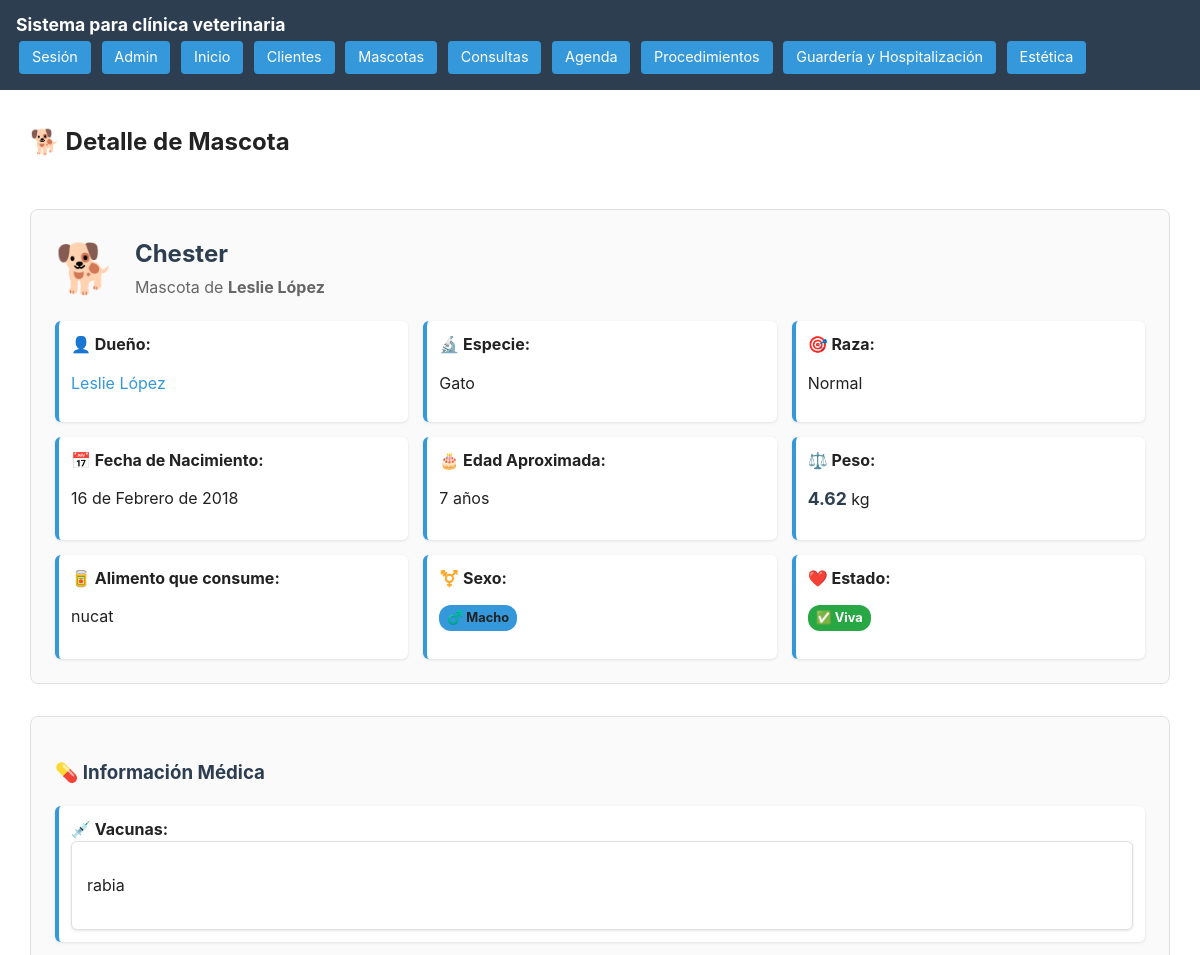
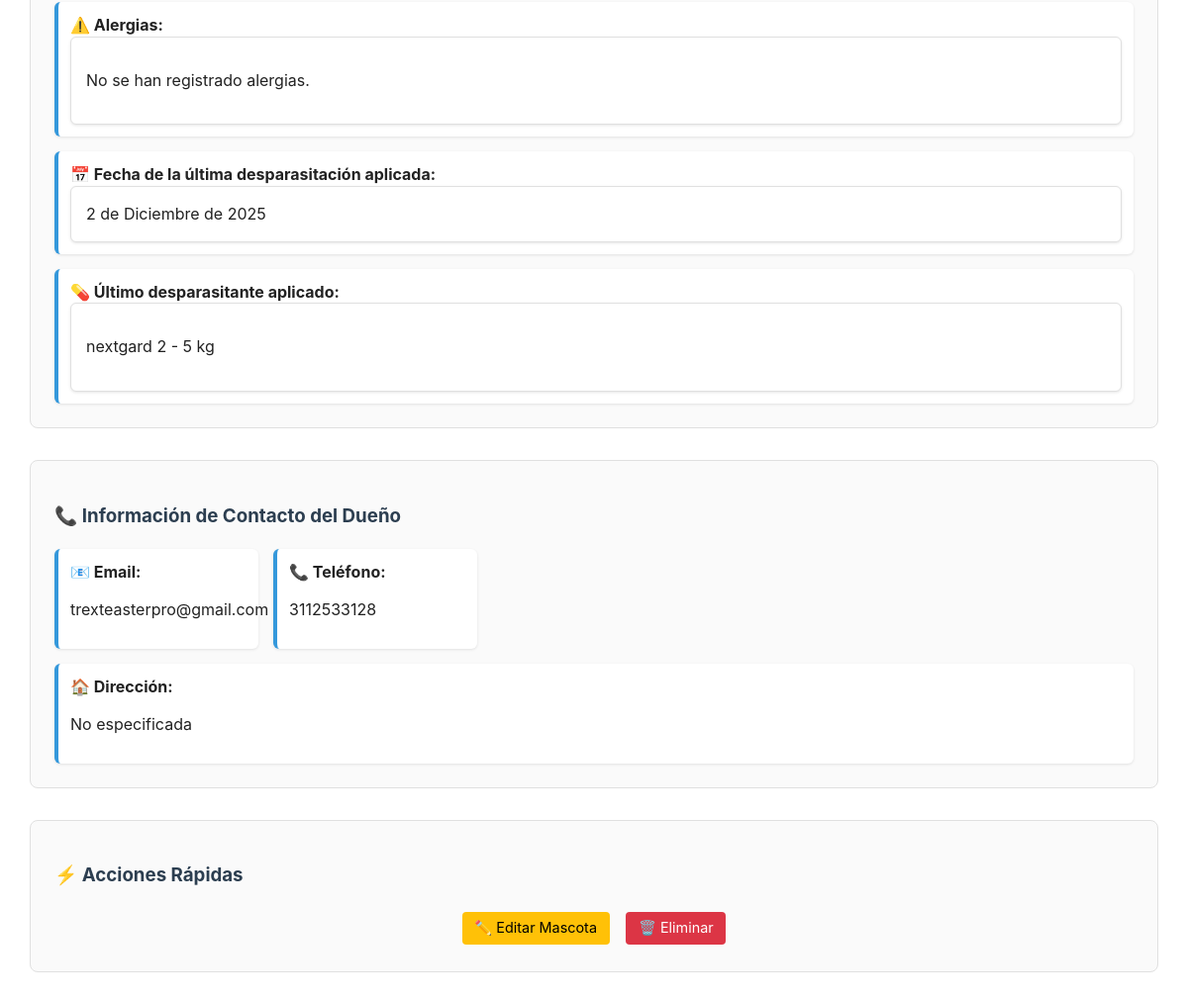
/mascota/1/ (signed in), run on the app's committed database (2 pictures, top to bottom).
### ClientesMascotas/models.py (models this page shows)
class Mascotas(models.Model):
    SEXOS = [
        ('macho', 'macho'),
        ('hembra', 'hembra'),
    ]
    cliente = models.ForeignKey(Clientes, on_delete=models.CASCADE)
    nombre = models.CharField(max_length=255)
    especie = models.CharField(max_length=255)
    raza = models.CharField(max_length=255)
    fechaNacimiento = models.DateField()
    peso = models.FloatField()
    vacunas = models.TextField(blank=True)
    ultimaDesparasitacion = models.DateField(blank= True, null=True)
    ultimoDesparasitante = models.TextField(blank=True)
    alergias = models.TextField(blank=True)
    vive = models.BooleanField(default=True)
    sexo = models.CharField(
        max_length=20,
        choices=SEXOS,
        default='macho'  # puedes poner un valor por defecto si quieres
    )
    alimento = models.TextField(blank = True)

class Clientes(models.Model):
    nombre = models.CharField(max_length=255)
    email = models.EmailField(unique=True, blank = True)
    telefono = models.CharField(max_length=20, unique = True)
    direccion = models.TextField(blank=True)

### ClientesMascotas/views.py (the view)
# urls.py: path('mascota/<int:mascota_id>/', views.detalle_mascota, name='detalle_mascota'),
@login_required
def detalle_mascota(request, mascota_id):
    mascota = get_object_or_404(Mascotas, id=mascota_id)
    from datetime import date
    hoy = date.today()
    edad = hoy.year - mascota.fechaNacimiento.year - (
        (hoy.month, hoy.day) < (mascota.fechaNacimiento.month, mascota.fechaNacimiento.day)
    )
    context = {
        'mascota': mascota,
        'edad': edad,
    }
    return render(request, 'clientesMascotas/Mascotas/DetalleMascota.html', context)

### templates/clientesMascotas/Mascotas/DetalleMascota.html (shortened to what this page needs)
{% extends 'base.html' %}
{% load static %}
{% block content %}
<section class="container">
    <div class="header-actions">
        <h2>🐕 Detalle de Mascota</h2>
    </div>
    <div class="form-section">
        <div style="display: flex; align-items: center; gap: 20px; margin-bottom: 20px;">
            <div style="font-size: 3em;">🐕</div>
            <div>
                <h1 style="color: var(--brand-bg); margin: 0 0 5px 0;">{{ mascota.nombre }}</h1>
                <p style="margin: 0; color: #666;">Mascota de <strong>{{ mascota.cliente.nombre }}</strong></p>
            </div>
        </div>
        <div class="info-grid">
            <div class="info-item">
                <strong>👤 Dueño:</strong>
                <p>
                    <a href="{% url 'detalle_cliente' mascota.cliente.id %}" style="color: var(--btn-bg); text-decoration: none;">
                        {{ mascota.cliente.nombre }}
                    </a>
                </p>
            </div>
            <div class="info-item">
                <strong>🔬 Especie:</strong>
                <p>{{ mascota.especie|default:"No especificada" }}</p>
            </div>
            <div class="info-item">
                <strong>🎯 Raza:</strong>
                <p>{{ mascota.raza|default:"No especificada" }}</p>
            </div>
            <div class="info-item">
                <strong>📅 Fecha de Nacimiento:</strong>
                <p>{{ mascota.fechaNacimiento }}</p>
            </div>
            <div class="info-item">
                <strong>🎂 Edad Aproximada:</strong>
                <p>{{ edad }} años</p>
            </div>
            <div class="info-item">
                <strong>⚖️ Peso:</strong>
                <p><span class="weight-value">{{ mascota.peso|default:"0" }}</span> kg</p>
            </div>
            <div class="info-item">
                <strong>🥫 Alimento que consume:</strong>
                <p>{{ mascota.alimento|default:"No especificado" }}</p>
            </div>
            <div class="info-item">
                <strong>⚧️ Sexo:</strong>
                <p>
                    {% if mascota.sexo == 'macho' %}
                        <span class="badge" style="background: #3498db;">♂️ Macho</span>
                    {% else %}
                        <span class="badge" style="background: #e84393;">♀️ Hembra</span>
                    {% endif %}
                </p>
            </div>
            <div class="info-item">
                <strong>❤️ Estado:</strong>
                <p>
                    {% if mascota.vive %}
                        <span class="badge badge-success">✅ Viva</span>
                    {% else %}
                        <span class="badge badge-danger">❌ Fallecida</span>
                    {% endif %}
                </p>
            </div>
        </div>
    </div>
    <div class="form-section">
        <h3 style="color: var(--brand-bg); margin-bottom: 20px;">💊 Información Médica</h3>
        <div class="info-grid">
            <div class="info-item full-width">
                <strong>💉 Vacunas:</strong>
                <div class="content-box">
                    {{ mascota.vacunas|default:"No se han registrado vacunas."|linebreaks }}
                </div>
            </div>
            <div class="info-item full-width">
                <strong>⚠️ Alergias:</strong>
                <div class="content-box">
                    {{ mascota.alergias|default:"No se han registrado alergias."|linebreaks }}
                </div>
            </div>
            <div class="info-item full-width">
                <strong>📅 Fecha de la última desparasitación aplicada:</strong>
                <div class="content-box">
                    {{ mascota.ultimaDesparasitacion|default:"No se ha desparasitado." }}
                </div>
            </div>
            <div class="info-item full-width">
                <strong>💊 Último desparasitante aplicado:</strong>
                <div class="content-box">
                    {{ mascota.ultimoDesparasitante|default:"No se ha desparasitado."|linebreaks }}
                </div>
            </div>
        </div>
    </div>
    <div class="form-section">
        <h3 style="color: var(--brand-bg); margin-bottom: 20px;">📞 Información de Contacto del Dueño</h3>
        <div class="info-grid compact">
            <div class="info-item">
                <strong>📧 Email:</strong>
                <p>{{ mascota.cliente.email|default:"No especificado" }}</p>
            </div>
            <div class="info-item">
                <strong>📞 Teléfono:</strong>
                <p>{{ mascota.cliente.telefono|default:"No especificado" }}</p>
            </div>
            <div class="info-item full-width">
                <strong>🏠 Dirección:</strong>
                <p>{{ mascota.cliente.direccion|default:"No especificada"|linebreaks }}</p>
            </div>
        </div>
    </div>
    <div class="form-section">
        <h3 style="color: var(--brand-bg); margin-bottom: 20px;">⚡ Acciones Rápidas</h3>
        <div class="action-buttons" style="justify-content: center;">
            <a href="{% url 'editar_mascota' mascota.id %}" class="btn-home" style="background: #ffc107; color: black;">
                ✏️ Editar Mascota
            </a>
            <a href="{% url 'borrar_mascota' mascota.id %}"
               class="btn-home"
               style="background: #dc3545;"
               onclick="return confirm('¿Estás seguro de que quieres eliminar a {{ mascota.nombre }}?');">
                🗑️ Eliminar
            </a>
        </div>
    </div>
</section>
{% endblock %}

### static/styles/main.css (style rules this page uses)
:root { --brand-bg: #2c3e50; --btn-bg: #3498db; --btn-bg-hover: #2980b9; --text-on-brand: #ffffff; --btn-agr: #14890c; --btn-agr-hover: #0fda15; --btn-regresar: #e67e22; --btn-regresar-hover: #a85904; --form-bg: #fafafa; --form-border: #e0e0e0; --error-color: #d9534f; --success-color: #28a745; }
body { margin: 0; font-family: -apple-system, BlinkMacSystemFont, 'Segoe UI', Roboto, 'Helvetica Neue', Arial; line-height: 1.4; color: #222; }
.btn-home, .btn-agregar, .btn-regresar { display: inline-block; padding: 0.4rem 0.8rem; color: white; text-decoration: none; border-radius: 4px; margin: 0.2rem; border: none; cursor: pointer; font-size: 0.9rem; }
.btn-home { background: var(--btn-bg); }
.form-section { margin-bottom: 2rem; padding: 1.5rem; border: 1px solid var(--form-border); border-radius: 8px; background: var(--form-bg); }
.full-width { grid-column: 1 / -1; }
.weight-value { font-weight: bold; color: var(--brand-bg); }
.header-actions { display: flex; justify-content: space-between; align-items: center; margin-bottom: 30px; flex-wrap: wrap; gap: 15px; }
.action-buttons { display: flex; gap: 10px; flex-wrap: wrap; }
.info-grid { display: grid; grid-template-columns: repeat(auto-fit, minmax(300px, 1fr)); gap: 15px; margin-top: 15px; }
.info-grid.compact { grid-template-columns: repeat(auto-fit, minmax(200px, 1fr)); }
.info-item { padding: 12px; background: white; border-radius: 6px; border-left: 4px solid var(--btn-bg); box-shadow: 0 1px 3px rgba(0,0,0,0.1); }
.info-item.full-width { grid-column: 1 / -1; }
.content-box { background: white; padding: 15px; border-radius: 6px; border: 1px solid var(--form-border); line-height: 1.6; box-shadow: 0 1px 3px rgba(0,0,0,0.1); }
.badge { display: inline-block; padding: 4px 8px; border-radius: 12px; font-size: 0.8rem; font-weight: bold; }
.badge-success { background: var(--success-color); color: white; }
.container { padding: 1rem; max-width: 100%; margin: 0 auto; }
@media (min-width: 1200px) { .container { max-width: 1140px; } }

### templates/clientesMascotas/Mascotas/DetalleMascota.html (style rules this page uses)
.weight-value { font-weight: bold; color: var(--brand-bg); font-size: 1.1em; }

### data on the page
Mascotas: nombre "Chester", cliente.nombre "Leslie López", especie "Gato", raza "Normal", fechaNacimiento "16 de Febrero de 2018", peso "4.62", alimento "nucat", vacunas "rabia", alergias "No se han registrado alergias.", ultimaDesparasitacion "2 de Diciembre de 2025", ultimoDesparasitante "nextgard 2 - 5 kg", cliente.email "trexteasterpro@gmail.com", cliente.telefono "3112533128", cliente.direccion "No especificada"
